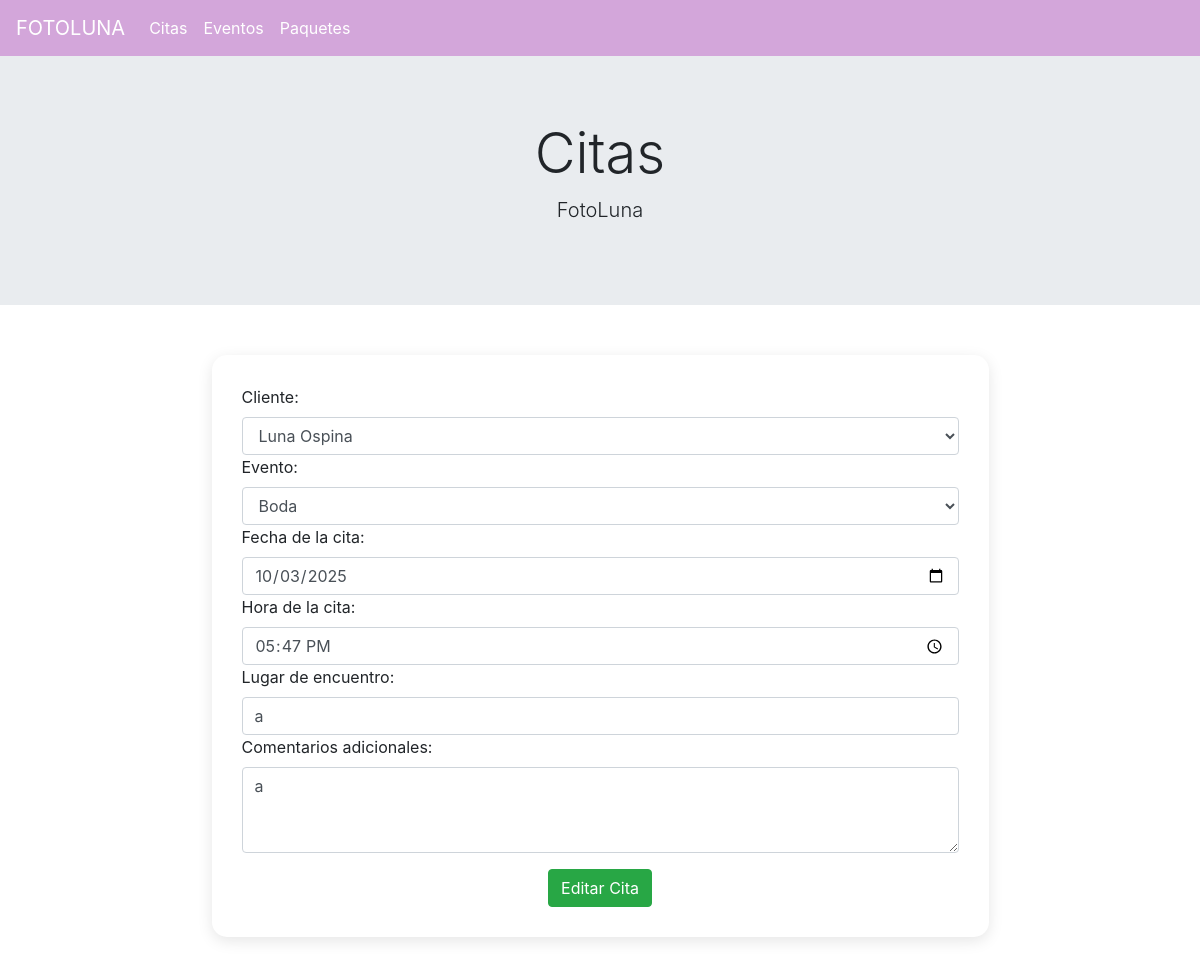
/citas/editar/2/, run on the app's committed database.
### citas/models.py (models this page shows, shortened)
class Cita(models.Model):
    clienteFK = models.ForeignKey(Cliente, on_delete=models.CASCADE)
    eventoFK = models.ForeignKey(Evento, on_delete=models.CASCADE)
    fechaCita = models.DateField()
    horaCita = models.TimeField()
    lugar = models.CharField(max_length=100)
    comentario = models.TextField(max_length=200)

### citas/views.py (the view)
# urls.py: path("editar/<int:id_cita>/", views.editarCita, name="editarCita"),
def editarCita(request, id_cita):
    cita = Cita.objects.get(id=id_cita)
    if request.method == "POST":
        form = CitaForm(request.POST, instance=cita)
        if form.is_valid:
            form.save()
            return redirect("homeCita")
    else:
        form = CitaForm(instance=cita)
    context = {"form": form}
    return render(request, "editar.html", context)

### eventos/models.py (called while the page is built)
    def __str__(self):
        return self.tipoEvento

### todo/models.py (called while the page is built)
    def __str__(self):
        return f"{self.nombreCliente} {self.apellidoCliente}"

### citas/templates/editar.html (shortened to what this page needs)
{% extends 'layout.html' %}
{% block content %}
<div class="container">
    <div class="form-container">
        <form method="POST">
            {{form}}
            <button type="submit" class="btn btn-success mt-3"> Editar Cita </button>
        </form>
    </div>
</div>
{% endblock %}

### citas/templates/layout.html (style rules this page uses)
.form-container { width: 70%; margin: 50px auto; background: #fff; padding: 30px; border-radius: 15px; box-shadow: 0 4px 15px rgba(0,0,0,0.1); }
.form-container button { display: block; margin: 0 auto; }

### data on the page
Cita: clienteFK "Luna Ospina", eventoFK "Boda", fechaCita "10/03/2025", horaCita "17:47:00", lugar "a", comentario "a"
